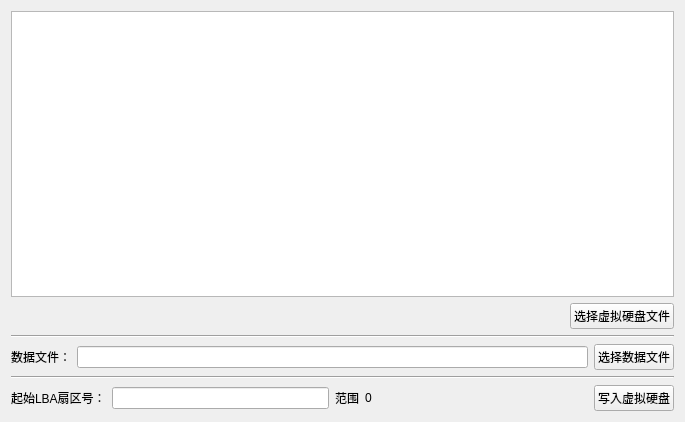
<?xml version="1.0" encoding="UTF-8"?>
<ui version="4.0">
 <class>Widget</class>
 <widget class="QWidget" name="Widget">
  <property name="geometry">
   <rect>
    <x>0</x>
    <y>0</y>
    <width>685</width>
    <height>422</height>
   </rect>
  </property>
  <property name="windowTitle">
   <string>Widget</string>
  </property>
  <layout class="QVBoxLayout" name="verticalLayout">
   <item>
    <widget class="QPlainTextEdit" name="diskInfoPlainTextEdit"/>
   </item>
   <item>
    <layout class="QHBoxLayout" name="horizontalLayout_3">
     <item>
      <spacer name="horizontalSpacer">
       <property name="orientation">
        <enum>Qt::Horizontal</enum>
       </property>
       <property name="sizeHint" stdset="0">
        <size>
         <width>40</width>
         <height>20</height>
        </size>
       </property>
      </spacer>
     </item>
     <item>
      <widget class="QPushButton" name="openDiskPushButton">
       <property name="text">
        <string>选择虚拟硬盘文件</string>
       </property>
      </widget>
     </item>
    </layout>
   </item>
   <item>
    <widget class="Line" name="line">
     <property name="orientation">
      <enum>Qt::Horizontal</enum>
     </property>
    </widget>
   </item>
   <item>
    <layout class="QHBoxLayout" name="horizontalLayout_2">
     <item>
      <widget class="QLabel" name="label">
       <property name="text">
        <string>数据文件：</string>
       </property>
      </widget>
     </item>
     <item>
      <widget class="QLineEdit" name="binFileLineEdit"/>
     </item>
     <item>
      <widget class="QPushButton" name="binFilePushButton">
       <property name="text">
        <string>选择数据文件</string>
       </property>
      </widget>
     </item>
    </layout>
   </item>
   <item>
    <widget class="Line" name="line_2">
     <property name="orientation">
      <enum>Qt::Horizontal</enum>
     </property>
    </widget>
   </item>
   <item>
    <layout class="QHBoxLayout" name="horizontalLayout">
     <item>
      <widget class="QLabel" name="label_2">
       <property name="text">
        <string>起始LBA扇区号：</string>
       </property>
      </widget>
     </item>
     <item>
      <widget class="QLineEdit" name="sectorLineEdit"/>
     </item>
     <item>
      <widget class="QLabel" name="label_3">
       <property name="text">
        <string>范围</string>
       </property>
      </widget>
     </item>
     <item>
      <widget class="QLabel" name="sectorLabel">
       <property name="text">
        <string>0</string>
       </property>
      </widget>
     </item>
     <item>
      <spacer name="horizontalSpacer_2">
       <property name="orientation">
        <enum>Qt::Horizontal</enum>
       </property>
       <property name="sizeHint" stdset="0">
        <size>
         <width>40</width>
         <height>20</height>
        </size>
       </property>
      </spacer>
     </item>
     <item>
      <widget class="QPushButton" name="writeDiskPushButton">
       <property name="text">
        <string>写入虚拟硬盘</string>
       </property>
      </widget>
     </item>
    </layout>
   </item>
  </layout>
 </widget>
 <layoutdefault spacing="6" margin="11"/>
 <resources/>
 <connections/>
</ui>
